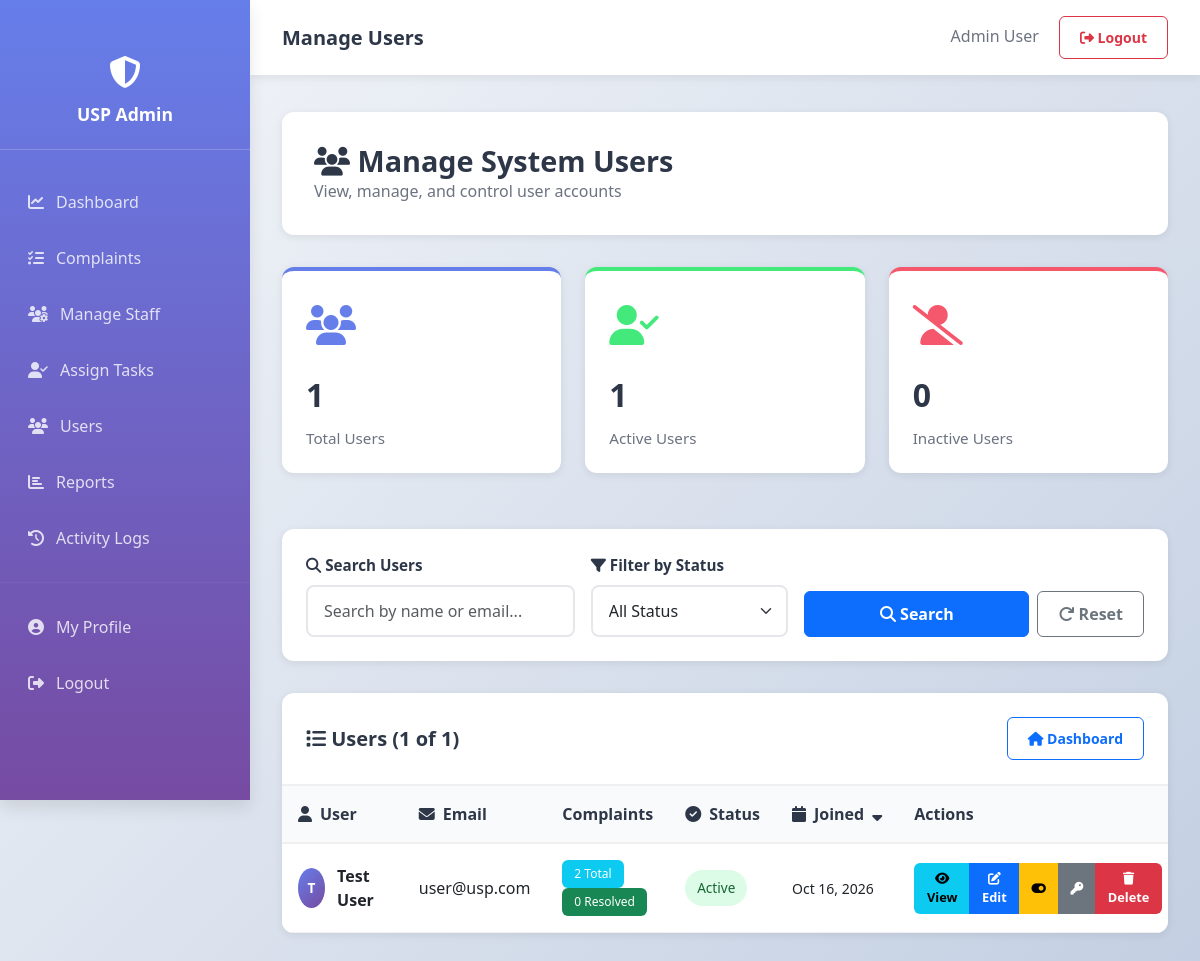
Screenshot of /admin/manage_users.php (signed in) with the database file from the repository.
### tables this page shows
CREATE TABLE `users` (
  `id` int(11) NOT NULL AUTO_INCREMENT,
  `name` varchar(100) NOT NULL,
  `email` varchar(100) NOT NULL,
  `password` varchar(255) NOT NULL,
  `role` enum('admin','staff','user') NOT NULL DEFAULT 'user',
  `status` enum('active','inactive') DEFAULT 'active',
  `created_at` timestamp NULL DEFAULT current_timestamp(),
  `updated_at` timestamp NULL DEFAULT current_timestamp() ON UPDATE current_timestamp(),
  PRIMARY KEY (`id`),
  UNIQUE KEY `email` (`email`)
);

### admin/manage_users.php (the view, shortened to what this page needs)
<?php
include '../config/db_connect.php';
$filter_status = $_GET['status'] ?? 'all';
$search_query = $_GET['search'] ?? '';
$sort_by = $_GET['sort'] ?? 'created_at';
$sort_order = $_GET['order'] ?? 'DESC';
$page = $_GET['page'] ?? 1;
$per_page = 15;
$where_clauses = ["role = 'user'"];
$where = implode(' AND ', $where_clauses);
$count_query = "SELECT COUNT(*) as total FROM users WHERE $where";
$count_result = mysqli_fetch_assoc(mysqli_query($conn, $count_query));
$total_records = $count_result['total'];
$offset = ($page - 1) * $per_page;
$users_query = "
    SELECT id, name, email, status, created_at, updated_at,
           (SELECT COUNT(*) FROM complaints WHERE user_id = users.id) as total_complaints,
           (SELECT COUNT(*) FROM complaints WHERE user_id = users.id AND status = 'Resolved') as resolved_complaints
    FROM users
    WHERE $where
    ORDER BY $sort_by $sort_order
    LIMIT $offset, $per_page
";
$users_result = mysqli_query($conn, $users_query);
$users = mysqli_fetch_all($users_result, MYSQLI_ASSOC);
$stats_query = "
    SELECT
        COUNT(*) as total_users,
        SUM(CASE WHEN status = 'active' THEN 1 ELSE 0 END) as active_users,
        SUM(CASE WHEN status = 'inactive' THEN 1 ELSE 0 END) as inactive_users
    FROM users WHERE role = 'user'
";
$stats = mysqli_fetch_assoc(mysqli_query($conn, $stats_query));
?>
<!DOCTYPE html>
<html lang="en">
<head>
    <link href="https://cdn.jsdelivr.net/npm/bootstrap@5.3.0/dist/css/bootstrap.min.css" rel="stylesheet">
    <link rel="stylesheet" href="https://cdnjs.cloudflare.com/ajax/libs/font-awesome/6.4.0/css/all.min.css">
    <link rel="stylesheet" href="../css/style.css">
<link rel="stylesheet" href="../css/responsive.css">
</head>
<body>
    <div class="sidebar">
        <div class="sidebar-brand">
            <i class="fas fa-shield-alt"></i>
            <h4>USP Admin</h4>
        </div>
        <nav class="nav flex-column">
            <a class="nav-link " href="admin_dashboard_professional.php">
                <i class="fas fa-chart-line"></i> Dashboard
            </a>
            <a class="nav-link" href="manage_complaints.php">
                <i class="fas fa-tasks"></i> Complaints
            </a>
            <a class="nav-link" href="manage_staff.php">
                <i class="fas fa-users-cog"></i> Manage Staff
            </a>
            <a class="nav-link" href="assign_staff.php">
                <i class="fas fa-user-check"></i> Assign Tasks
            </a>
            <a class="nav-link" href="manage_users.php">
                <i class="fas fa-users"></i> Users
            </a>
            <a class="nav-link" href="reports.php">
                <i class="fas fa-chart-bar"></i> Reports
            </a>
            <a class="nav-link" href="activity_logs.php">
                <i class="fas fa-history"></i> Activity Logs
            </a>
            <hr style="border-color: rgba(255, 255, 255, 0.2); margin: 1rem 0;">
            <a class="nav-link" href="admin_profile.php">
                <i class="fas fa-user-circle"></i> My Profile
            </a>
            <a class="nav-link" href="logout.php">
                <i class="fas fa-sign-out-alt"></i> Logout
            </a>
        </nav>
    </div>
    <nav class="navbar-custom">
        <div style="display: flex; justify-content: space-between; align-items: center; width: 100%;">
            <h5 style="margin: 0; color: var(--dark); font-weight: 700;">Manage Users</h5>
            <div>
                <span style="color: #6b7280; margin-right: 1rem;"><?php echo $_SESSION['user_name']; ?></span>
                <a href="logout.php" class="btn btn-sm btn-outline-danger">
                    <i class="fas fa-sign-out-alt"></i> Logout
                </a>
            </div>
        </div>
    </nav>
    <div class="main-content">
        <div class="page-header">
            <h2>
                <i class="fas fa-users"></i> Manage System Users
            </h2>
            <p style="color: #6b7280; margin: 0;">View, manage, and control user accounts</p>
        </div>
        <div class="row mb-4">
            <div class="col-md-4">
                <div class="stat-card">
                    <div class="stat-icon">
                        <i class="fas fa-users"></i>
                    </div>
                    <div class="stat-value"><?php echo $stats['total_users'] ?? 0; ?></div>
                    <div class="stat-label">Total Users</div>
                </div>
            </div>
            <div class="col-md-4">
                <div class="stat-card" style="border-top-color: var(--success);">
                    <div class="stat-icon" style="color: var(--success);">
                        <i class="fas fa-user-check"></i>
                    </div>
                    <div class="stat-value"><?php echo $stats['active_users'] ?? 0; ?></div>
                    <div class="stat-label">Active Users</div>
                </div>
            </div>
            <div class="col-md-4">
                <div class="stat-card" style="border-top-color: var(--warning);">
                    <div class="stat-icon" style="color: var(--warning);">
                        <i class="fas fa-user-slash"></i>
                    </div>
                    <div class="stat-value"><?php echo $stats['inactive_users'] ?? 0; ?></div>
                    <div class="stat-label">Inactive Users</div>
                </div>
            </div>
        </div>
        <div class="filter-section">
            <form method="GET" id="filterForm" class="row g-3">
                <div class="col-md-4">
                    <label class="filter-label">
                        <i class="fas fa-search"></i> Search Users
                    </label>
                    <input type="text" class="form-control" name="search" placeholder="Search by name or email..."
                           value="<?php echo htmlspecialchars($search_query); ?>">
                </div>
                <div class="col-md-3">
                    <label class="filter-label">
                        <i class="fas fa-filter"></i> Filter by Status
                    </label>
                    <select class="form-select" name="status" onchange="document.getElementById('filterForm').submit();">
                        <option value="all">All Status</option>
                    </select>
                </div>
                <div class="col-md-5 d-flex align-items-end gap-2">
                    <button type="submit" class="btn btn-primary" style="flex: 1;">
                        <i class="fas fa-search"></i> Search
                    </button>
                    <a href="manage_users.php" class="btn btn-outline-secondary">
                        <i class="fas fa-redo"></i> Reset
                    </a>
                </div>
            </form>
        </div>
        <div class="table-section">
            <div class="table-header">
                <h5><i class="fas fa-list"></i> Users (<?php echo count($users); ?> of <?php echo $total_records; ?>)</h5>
                <a href="admin_dashboard_professional.php" class="btn btn-outline-primary btn-sm">
                    <i class="fas fa-home"></i> Dashboard
                </a>
            </div>
            <?php if (count($users) > 0): ?>
                <div class="table-responsive">
                    <table class="table table-hover">
                        <thead>
                            <tr>
                                <th>
                                    <a href="?status=<?php echo $filter_status; ?>&sort=name&order=<?php echo $sort_by == 'name' && $sort_order == 'ASC' ? 'DESC' : 'ASC'; ?>">
                                        <i class="fas fa-user"></i> User
                                    </a>
                                </th>
                                <th>
                                    <a href="?status=<?php echo $filter_status; ?>&sort=email&order=<?php echo $sort_by == 'email' && $sort_order == 'ASC' ? 'DESC' : 'ASC'; ?>">
                                        <i class="fas fa-envelope"></i> Email
                                    </a>
                                </th>
                                <th>Complaints</th>
                                <th>
                                    <a href="?status=<?php echo $filter_status; ?>&sort=status&order=<?php echo $sort_by == 'status' && $sort_order == 'ASC' ? 'DESC' : 'ASC'; ?>">
                                        <i class="fas fa-check-circle"></i> Status
                                    </a>
                                </th>
                                <th>
                                    <a href="?status=<?php echo $filter_status; ?>&sort=created_at&order=<?php echo $sort_by == 'created_at' && $sort_order == 'DESC' ? 'ASC' : 'DESC'; ?>">
                                        <i class="fas fa-calendar"></i> Joined
                                        <?php if ($sort_by == 'created_at'): ?>
                                            <i class="fas fa-sort-<?php echo strtolower($sort_order) == 'asc' ? 'up' : 'down'; ?>"></i>
                                        <?php endif; ?>
                                    </a>
                                </th>
                                <th>Actions</th>
                            </tr>
                        </thead>
                        <tbody>
                            <?php foreach ($users as $user): ?>
                                <tr>
                                    <td>
                                        <div class="user-info">
                                            <div class="user-avatar">
                                                <?php echo substr($user['name'], 0, 1); ?>
                                            </div>
                                            <div>
                                                <strong><?php echo htmlspecialchars($user['name']); ?></strong>
                                            </div>
                                        </div>
                                    </td>
                                    <td>
                                        <?php echo htmlspecialchars($user['email']); ?>
                                    </td>
                                    <td>
                                        <div>
                                            <span class="badge bg-info"><?php echo $user['total_complaints']; ?> Total</span>
                                            <span class="badge bg-success"><?php echo $user['resolved_complaints']; ?> Resolved</span>
                                        </div>
                                    </td>
                                    <td>
                                        <span class="badge-status badge-<?php echo strtolower($user['status']); ?>">
                                            <?php echo ucfirst($user['status']); ?>
                                        </span>
                                    </td>
                                    <td>
                                        <small><?php echo date('M d, Y', strtotime($user['created_at'])); ?></small>
                                    </td>
                                    <td>
                                        <div class="btn-group btn-group-sm" role="group">
                                            <button type="button" class="btn btn-action btn-info" data-bs-toggle="modal"
                                                    data-bs-target="#viewUserModal"
                                                    onclick="loadUserDetail(<?php echo $user['id']; ?>)">
                                                <i class="fas fa-eye"></i> View
                                            </button>
                                            <button type="button" class="btn btn-action btn-primary" data-bs-toggle="modal"
                                                    data-bs-target="#editUserModal"
                                                    data-user='<?php echo htmlspecialchars(json_encode(['id' => (int)$user['id'], 'name' => $user['name'], 'email' => $user['email'], 'status' => $user['status']]), ENT_QUOTES); ?>'
                                                    onclick="openEditUser(this)">
                                                <i class="fas fa-edit"></i> Edit
                                            </button>
                                            <button type="button" class="btn btn-action btn-warning" data-bs-toggle="modal"
                                                    data-bs-target="#toggleStatusModal"
                                                    onclick="setUserId(<?php echo $user['id']; ?>, '<?php echo htmlspecialchars($user['name']); ?>', '<?php echo $user['status']; ?>')">
                                                <i class="fas fa-toggle-on"></i>
                                            </button>
                                            <button type="button" class="btn btn-action btn-secondary" data-bs-toggle="modal"
                                                    data-bs-target="#resetPasswordModal"
                                                    onclick="setUserId(<?php echo $user['id']; ?>, '<?php echo htmlspecialchars($user['name']); ?>')">
                                                <i class="fas fa-key"></i>
                                            </button>
                                            <button type="button" class="btn btn-action btn-danger"
                                                    onclick="deleteUser(<?php echo $user['id']; ?>, '<?php echo htmlspecialchars($user['name']); ?>')">
                                                <i class="fas fa-trash"></i> Delete
                                            </button>
                                        </div>
                                    </td>
                                </tr>
                            <?php endforeach; ?>
                        </tbody>
                    </table>
                </div>
            <?php endif; ?>
        </div>
    </div>
</body>
</html>

### css/style.css (style rules this page uses)
:root { --primary-color: #0d6efd; --secondary-color: #6c757d; --success-color: #198754; --danger-color: #dc3545; --warning-color: #ffc107; --info-color: #f00d0d; }
* { margin: 0; padding: 0; box-sizing: border-box; }
body { font-family: 'Segoe UI', Tahoma, Geneva, Verdana, sans-serif; background-color: #f8f9fa; color: #333; }
.table { margin-bottom: 0; }
.table thead th { background-color: #f8f9fa; border-bottom: 2px solid #dee2e6; font-weight: 600; color: #495057; }
.table tbody tr { transition: background-color 0.2s; }
.badge { padding: 0.5rem 0.75rem; font-weight: 500; }
.form-control, .form-select { border: 1px solid #dee2e6; border-radius: 6px; padding: 0.75rem; transition: border-color 0.2s, box-shadow 0.2s; }
.btn { border-radius: 6px; font-weight: 600; padding: 0.625rem 1.25rem; transition: all 0.2s; }
.btn-primary { background-color: var(--primary-color); border-color: var(--primary-color); }

### css/responsive.css (style rules this page uses)
*, *::before, *::after { box-sizing: border-box; }
html { -webkit-text-size-adjust: 100%; text-size-adjust: 100%; }
.main-content, .main, .page-header, .table-section, .card, .row > *, .modal-content, .topbar, .navbar-custom { min-width: 0; }
.main-content, .main, .modal-body { overflow-wrap: break-word; }
.table th, .table td { overflow-wrap: normal; }
.table-responsive { overflow-x: auto; -webkit-overflow-scrolling: touch; max-width: 100%; }
.btn-toolbar, .pagination, .page-header .d-flex, .table-header, .pagination-section { flex-wrap: wrap; gap: .5rem; }
.sidebar { overflow-y: auto; }
@media (min-width: 992px) { .navbar-custom { margin-left: 0 !important; } }
@media (min-width: 992px) { body > .main-content { max-width: 1700px; margin-left: max(250px, calc((100vw / var(--fit, 1) + 250px - 1700px) / 2)) !important; margin-right: auto; } }

### rows the page displays
users: name "T", name "Test User", email "user@usp.com", total_complaints "2", resolved_complaints "0", status "Active", created_at "Oct 16, 2026"

### other values shown
$_SESSION['user_name'] "Admin User"
$stats['total_users'] "1"
$stats['active_users'] "1"
$stats['inactive_users'] "0"
count($users) "1"
$total_records "1"
